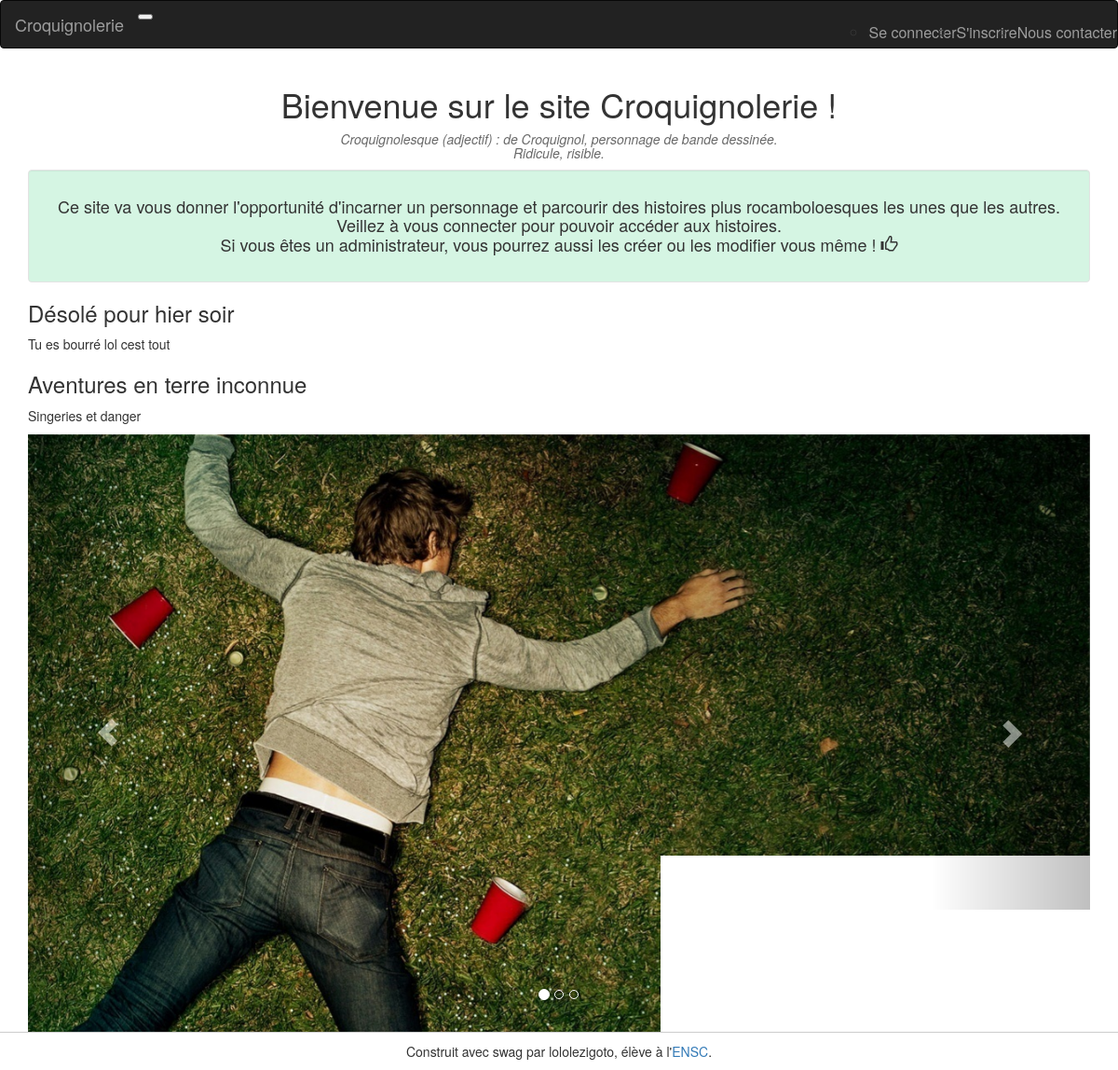
The page / on the database its author committed.
### tables this page shows
CREATE TABLE `histoires` (
  `id_histoire` int(11) NOT NULL,
  `nom_histoire` varchar(100) DEFAULT NULL,
  `description_histoire` text,
  `image_histoire` varchar(100) DEFAULT NULL,
  `nb_parties` int(11) DEFAULT '0',
  `nb_victoires` int(11) NOT NULL DEFAULT '0',
  `nb_echecs` int(11) NOT NULL DEFAULT '0',
  `isHidden` tinyint(1) NOT NULL DEFAULT '0'
);

### index.php (the view, shortened to what this page needs)
<!doctype html>
<html>
<head>
    <link href="lib/bootstrap/css/bootstrap.min.css" rel="stylesheet">
    <link href="css/style.css" rel="stylesheet">
</head>
<body>
<?php
require_once("includes/connect.php");
if(!empty($_SESSION['user']))
    require_once("includes/navbar_connected.php");
else
    require_once("includes/navbar.php");
    $nbhistoire = $response->rowCount(); ?>
<div class="container">
<header>
  <h1 class="center">Bienvenue sur le site Croquignolerie !</h1>
  <h5 class="def"> <em>Croquignolesque (adjectif) : de Croquignol, personnage de bande dessinée. <br/>
  Ridicule, risible.</em></h5>
    <div class="well" style="background-color: #D5F5E3;" >
  <h4 class="center">Ce site va vous donner l'opportunité d'incarner un personnage et parcourir des histoires plus rocamboloesques les unes que les autres.
      <br/>
      Veillez à vous connecter pour pouvoir accéder aux histoires. <br/>
      Si vous êtes un administrateur, vous pourrez aussi les créer ou les modifier vous même !  <span class ="glyphicon glyphicon-thumbs-up"> </span>
  </h4>
</header>
<?php
    $maRequete = "SELECT * FROM histoires";
    $response = $BDD->query($maRequete);
    $tab = $response->fetchAll();
    foreach ($tab as $key => $ligne) {
        $id = $ligne["id_histoire"];
        $title = $ligne["nom_histoire"];
        $des_courte = $ligne["description_histoire"];
        $isHidden=$ligne["isHidden"];
        ?>
<article>
            <?php
            if($isHidden==0)
            {
              if(!empty($_SESSION['user'])) {?>
                <div class="well"     >
                <h3><a class="link" href="histoire.php?id=<?=$id?>"><?=$title ?></a></h3>
            <?php
                echo $des_courte; ?>
            </div>
                <?php } else {?>
                <h3><?=$title ?></h3>
            <p class="movieContent"><?= $des_courte?></p>
            <?php
            }
            ?>
</article>
<?php }
}?>
</div>
<div class="container">
<div data-ride="carousel" class="carousel slide" id="carousel-example-generic">
      <ol class="carousel-indicators">
        <li class="active" data-slide-to="0" data-target="#carousel-example-generic"></li>
        <li data-slide-to="1" data-target="#carousel-example-generic" class=""></li>
        <li data-slide-to="2" data-target="#carousel-example-generic" class=""></li>
      </ol>
      <div class="carousel-inner">
        <div class="item active">
          <img alt="First slide" data-src="holder.js/900x500/auto/#777:#555/text:First slide" src="images/defonce.jpg">
        </div>
      </div>
      <a data-slide="prev" href="#carousel-example-generic" class="left carousel-control">
        <span class="glyphicon glyphicon-chevron-left"></span>
      </a>
      <a data-slide="next" href="#carousel-example-generic" class="right carousel-control">
        <span class="glyphicon glyphicon-chevron-right"></span>
      </a>
    </div>
</div>
</body>
</html>
        <footer class="footer">
    Construit avec swag par lololezigoto, élève à l'<a href="https://www.ensc.fr">ENSC</a>.
</footer>    </div>
<script src="lib/bootstrap/js/bootstrap.min.js"></script></body>
</html>

### css/style.css (style rules this page uses)
.footer { border-top: 1px solid #ccc; padding-top: 10px; margin-bottom: 10px; text-align: center; }
.movieContent { text-align: justify; }
.center { text-align: center; }
.def { text-align: center; color: dimgray; }

### rows shown on the page
histoires: nom_histoire "Désolé pour hier soir", description_histoire "Tu es bourré lol cest tout"
histoires: nom_histoire "Aventures en terre inconnue", description_histoire "Singeries et danger"
